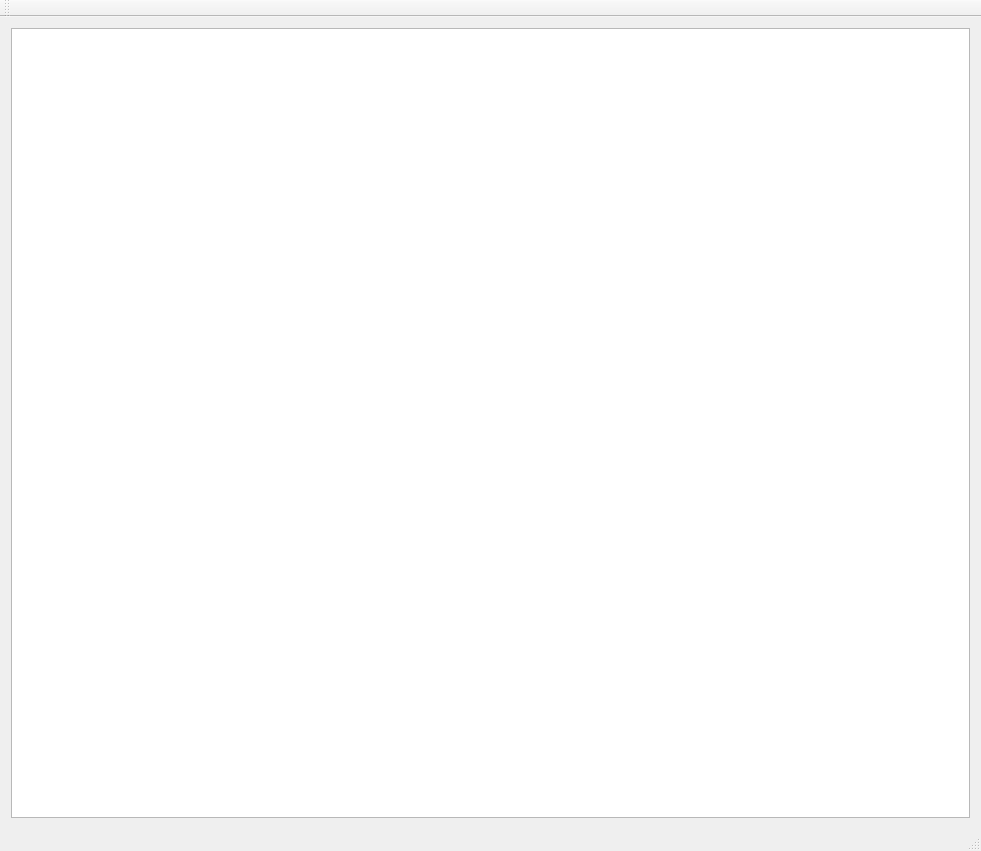
<?xml version="1.0" encoding="UTF-8"?>
<ui version="4.0">
 <class>MainWindow</class>
 <widget class="QMainWindow" name="MainWindow">
  <property name="geometry">
   <rect>
    <x>0</x>
    <y>0</y>
    <width>981</width>
    <height>851</height>
   </rect>
  </property>
  <property name="windowTitle">
   <string>MainWindow</string>
  </property>
  <widget class="QWidget" name="centralWidget">
   <layout class="QGridLayout" name="gridLayout">
    <item row="0" column="0">
     <widget class="QTextBrowser" name="textBrowser"/>
    </item>
   </layout>
  </widget>
  <widget class="QMenuBar" name="menuBar">
   <property name="geometry">
    <rect>
     <x>0</x>
     <y>0</y>
     <width>981</width>
     <height>26</height>
    </rect>
   </property>
  </widget>
  <widget class="QToolBar" name="mainToolBar">
   <attribute name="toolBarArea">
    <enum>TopToolBarArea</enum>
   </attribute>
   <attribute name="toolBarBreak">
    <bool>false</bool>
   </attribute>
  </widget>
  <widget class="QStatusBar" name="statusBar"/>
 </widget>
 <layoutdefault spacing="6" margin="11"/>
 <resources/>
 <connections/>
</ui>
